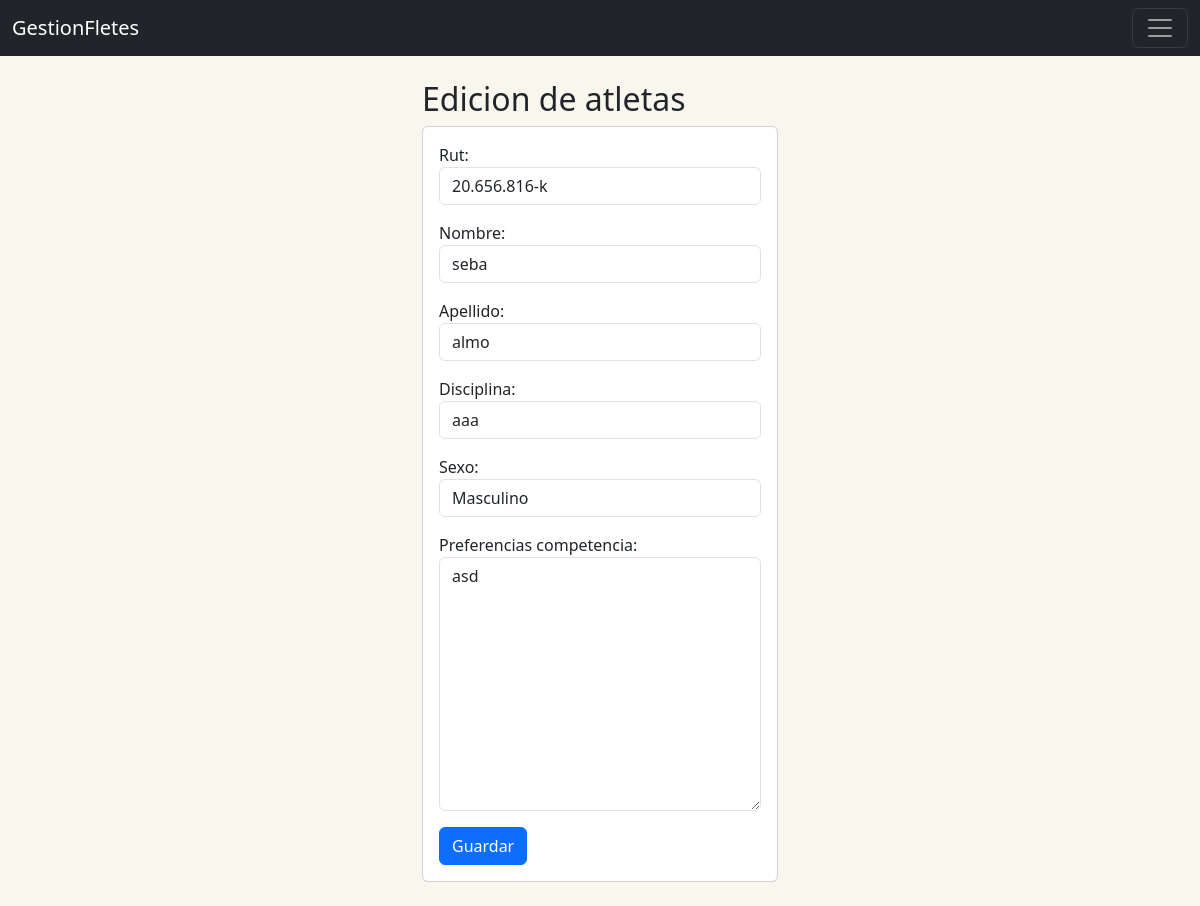
Screenshot of /atletas/editarAtleta/1/ with the database file from the repository.
### CrudAtletas/models.py (models this page shows, shortened)
class Atleta(models.Model):
    SEXO_CHOICES = [
        ('F', 'Femenino'),
        ('M', 'Masculino'),
    ]
    atletaID = models.AutoField(primary_key=True)
    rut = models.CharField(unique= True, max_length=12, validators=[validate_rut], error_messages={
            'unique': " Ya existe un Usuario con este RUt.",
        })
    nombre = models.CharField(max_length=30)
    apellido = models.CharField(max_length=30)
    disciplina = models.CharField(max_length=30)
    sexo = models.CharField(max_length=1, choices=SEXO_CHOICES)
    preferencias_competencia = models.TextField()

### CrudAtletas/views.py (the view)
# urls.py: path('editarAtleta/<int:atletaID>/', views.editarAtleta, name='editarAtleta'),
def editarAtleta(request, atletaID):
    atleta = Atleta.objects.get(atletaID=atletaID)
    if request.method == 'POST':
        form = AtletaForm(request.POST, instance=atleta)
        if form.is_valid():
            form.save()
            messages.success(request, 'Atleta Editado Correctamente!')
            return redirect('registrarAtleta')
        else:
            messages.error(request, 'Error al editar el atleta. Por favor, verifica los datos.')
    else:
        form = AtletaForm(instance=atleta)
    return render(request, 'edicionAtletas.html', {'form':form,"atletaID":atletaID})

### CrudAtletas/forms.py
class AtletaForm(forms.ModelForm):
    class Meta:
        model = Atleta
        fields = '__all__'

### CrudAtletas/templates/edicionAtletas.html (shortened to what this page needs)
{% extends "Base.html" %}
{% load widget_tweaks %}
{% block body %}
<div class="row">
    <div class="col-md-4 offset-md-4 ">
        <h2>Edicion de atletas</h2>
        <div class="card">
            <div class="card-body">
                <form action="{% url 'editarAtleta' atletaID %}" method="POST">
                    <div class="mb-3">
                        {{ form.rut.label_tag }}
                        {% render_field form.rut class="form-control" placeholder="Ej: 12.345.678-K" minlength="10" maxlength="12" %}
                    </div>
                    <div class="mb-3">
                        {{ form.nombre.label_tag }}
                        {% render_field form.nombre class="form-control" maxlength="30" %}
                    </div>
                    <div class="mb-3">
                        {{ form.apellido.label_tag }}
                        {% render_field form.apellido class="form-control" maxlength="30" %}
                    </div>
                    <div class="mb-3">
                        {{ form.disciplina.label_tag }}
                        {% render_field form.disciplina class="form-control" maxlength="30" %}
                    </div>
                    <div class="mb-3">
                        {{ form.sexo.label_tag }}
                        {% render_field form.sexo class="form-control" %}
                    </div>
                    <div class="mb-3">
                        {{ form.preferencias_competencia.label_tag }}
                        {% render_field form.preferencias_competencia class="form-control" %}
                    </div>
                    <button type="submit" class="btn btn-primary">Guardar</button>
                </form>
            </div>
        </div>
    </div>
</div>
{% endblock %}

### Home/static/css/gestionFletes.css (style rules this page uses)
body { background-color: #F9F6EE; }

### rows the page displays
Atleta: rut "20.656.816-k", nombre "seba", apellido "almo", disciplina "aaa", sexo "Masculino", preferencias_competencia "asd"
